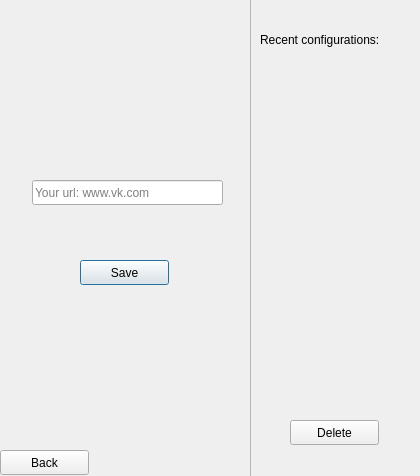
<?xml version="1.0" encoding="UTF-8"?>
<ui version="4.0">
 <class>ConfigurationWindow</class>
 <widget class="QDialog" name="ConfigurationWindow">
  <property name="geometry">
   <rect>
    <x>0</x>
    <y>0</y>
    <width>420</width>
    <height>476</height>
   </rect>
  </property>
  <property name="minimumSize">
   <size>
    <width>420</width>
    <height>476</height>
   </size>
  </property>
  <property name="maximumSize">
   <size>
    <width>420</width>
    <height>476</height>
   </size>
  </property>
  <property name="windowTitle">
   <string>Configuration</string>
  </property>
  <widget class="QFrame" name="frame">
   <property name="geometry">
    <rect>
     <x>-10</x>
     <y>-20</y>
     <width>261</width>
     <height>501</height>
    </rect>
   </property>
   <property name="frameShape">
    <enum>QFrame::StyledPanel</enum>
   </property>
   <property name="frameShadow">
    <enum>QFrame::Raised</enum>
   </property>
   <widget class="QLineEdit" name="lineEdit">
    <property name="geometry">
     <rect>
      <x>42</x>
      <y>200</y>
      <width>191</width>
      <height>25</height>
     </rect>
    </property>
    <property name="placeholderText">
     <string>Your url: www.vk.com</string>
    </property>
   </widget>
   <widget class="QPushButton" name="btnSave">
    <property name="geometry">
     <rect>
      <x>90</x>
      <y>280</y>
      <width>89</width>
      <height>25</height>
     </rect>
    </property>
    <property name="text">
     <string>Save</string>
    </property>
   </widget>
   <widget class="QPushButton" name="btnBack">
    <property name="geometry">
     <rect>
      <x>10</x>
      <y>470</y>
      <width>89</width>
      <height>25</height>
     </rect>
    </property>
    <property name="text">
     <string>Back</string>
    </property>
   </widget>
  </widget>
  <widget class="QLabel" name="label">
   <property name="geometry">
    <rect>
     <x>260</x>
     <y>30</y>
     <width>161</width>
     <height>20</height>
    </rect>
   </property>
   <property name="text">
    <string>Recent configurations:</string>
   </property>
  </widget>
  <widget class="QPushButton" name="btnDelete">
   <property name="geometry">
    <rect>
     <x>290</x>
     <y>420</y>
     <width>89</width>
     <height>25</height>
    </rect>
   </property>
   <property name="text">
    <string>Delete</string>
   </property>
  </widget>
 </widget>
 <resources/>
 <connections/>
</ui>
